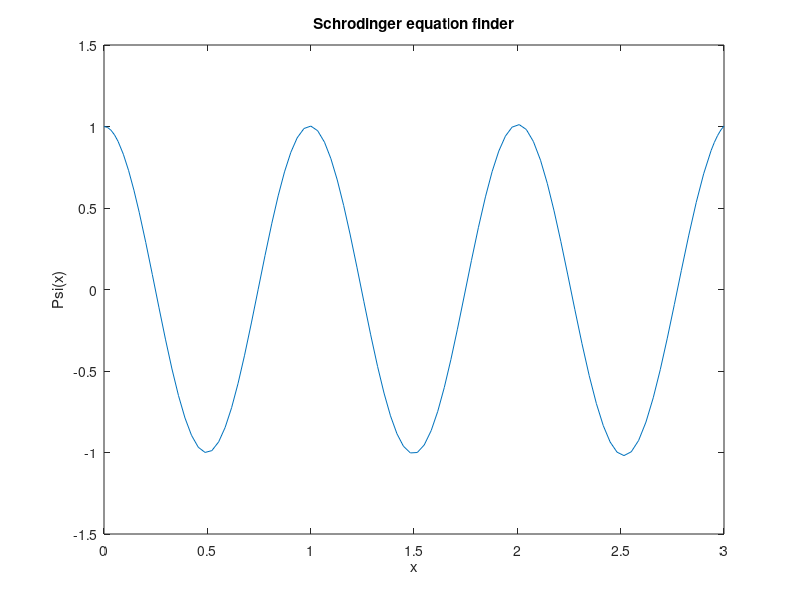

Source code (MATLAB):
% hosc.m%% Script to solve the harmonic oscillator equations of motion%%   dx/dt = p/m%   dp/dt = - m w^2 x% declare some variables as 'global', because the derivative function %   will need to access them, but there isn't another graceful way%   to pass themglobal w m A h_bar E% parametersw = 2*pi; % angular frequencym = 1; % massx0 = 0;xfinal = 3;A =  10;h_bar = 1;E = 1;% For even statespsi = 1;psi_prime = 0;% For odd states%psi = 0;%psi_prime = 1;E = 10;% for the integrator, you need a function to evaluate the derivative% (i.e., the right-hand side) of the differential equation.% Solving time independent Shrodinger equfunction ydot = hosc_func(x, y)  global w m A h_bar E  % unpack input vector  psi = y(1);  psi_prime = y(2);  % compute derivatives  % xdot = p/m;  % pdot = -m * w^2 * x;  Vx = -A*exp((-x^2)/(w^2));  Dxpsi = psi_prime;  Dxpsi_prime = (2*m/(h_bar^2)) *(Vx - E)*psi;  % pack output derivative vector  ydot = [Dxpsi; Dxpsi_prime];endfunction% pack initial conditionsy0 = [psi; psi_prime];% now use ode45 (fourth and fifth order Runge Kutta method)% to solve differential equation.[xout, yout] = ode45('hosc_func', [x0, xfinal], y0);% unpack solutionspsi_out = yout(:,1);Dxpsi_prime_out = yout(:,2);% get final valuexfinal = xout(length(xout));printf("final position: x = %f\n", xfinal);% plot the resultplot(xout, psi_out);xlabel('x');ylabel('Psi(x)');title('Schrodinger equation finder');% The above plot only uses time points used in the integration; for a %   smoother plot you will have to define a high-resolution time grid%   and interpolate ode45's solution.  Something like:% tarr = (t0:(tfinal/1000):tfinal)';% plot(tarr, interp1 (tout, xout, tarr, "spline"));% To save your plot to a pdf file, do something like:% print("myplot.pdf")